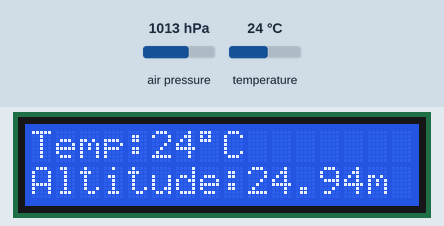
This sketch was run on a simulated Arduino Uno, built with avr-gcc and run on an emulated ATmega328P. Shown: 16×2 character LCD. The inputs (shaded band) are chosen by the test bench; at power-on: air pressure 1013 hPa, temperature 24 °C.

Above: at 1.2 s.
1.3 s: air pressure set to 952 hPa
At 3.4 s:
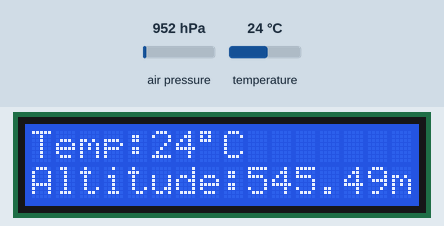
4.0 s: temperature set to 12 °C
At 5.4 s:
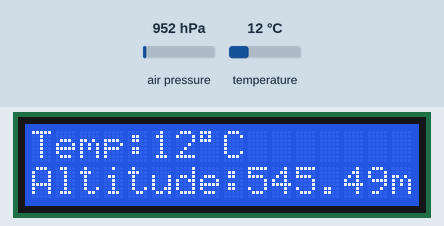
6.7 s: air pressure set to 975 hPa
At 9.2 s:
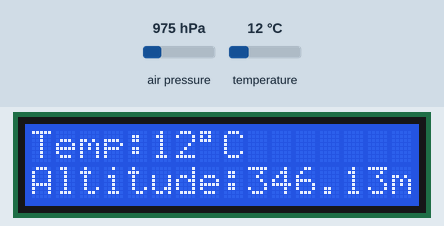
9.6 s: temperature set to 19 °C
At 11.1 s:
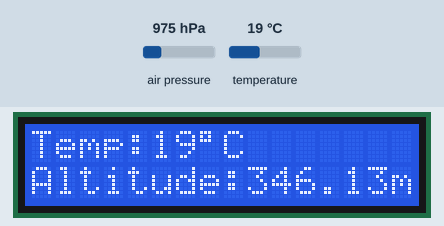
Timing chart, 0 to 12.6 s (numbered marks = the images above; inputs shaded):
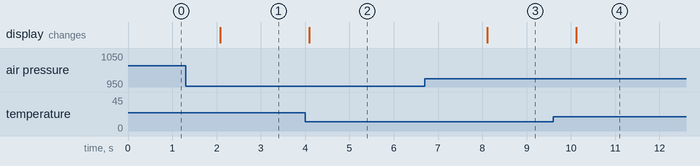

The sketch:

PRG_4_2.ino
```cpp
#include <Adafruit_BMP085.h> //INCLUSÃO DE BIBLIOTECA
#include <LiquidCrystal.h>

Adafruit_BMP085 bmp; //OBJETO DO TIPO Adafruit_BMP085 (I2C)
const int portaSerial = 9600; // Inicia dados para 9600 bps

const int rs = 8, en = 9, d4 = 4, d5 = 5, d6 = 6, d7 = 7;
LiquidCrystal lcd(rs, en, d4, d5, d6, d7);

void setup(){
  if (!bmp.begin()){ //Se o sensor não for inicializado
    while(1){} // como não tem condição de parada, não entrará no looping
  }
  lcd.begin(16, 2);
}

void loop(){

    lcd.setCursor(0,0);
    lcd.print("Temp:");
    lcd.print(bmp.readTemperature(), 0);
    lcd.print((char)223);
    lcd.print("C");

    lcd.setCursor(0,1);
    lcd.print("Altitude:");
    lcd.print(bmp.readAltitude(101600));
    lcd.print("m");
    delay(2000); //INTERVALO DE 2 SEGUNDOS
}
```

Measured:
- after the input at 1.3 s, the display: changes after 0.78 s (image 1)
- after the input at 4.0 s, the display: changes after 0.09 s (image 2)
- after the input at 6.7 s, the display: changes after 1.4 s (image 3)
- after the input at 9.6 s, the display: changes after 0.53 s (image 4)
